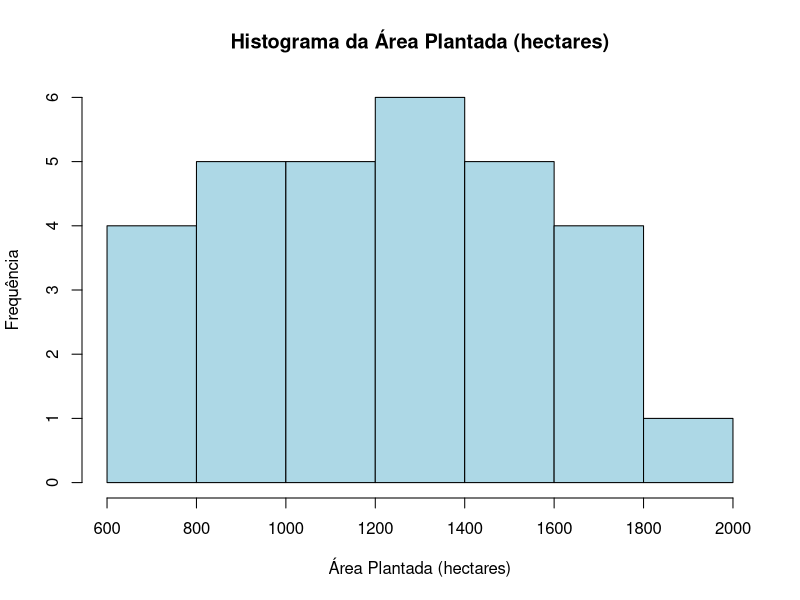
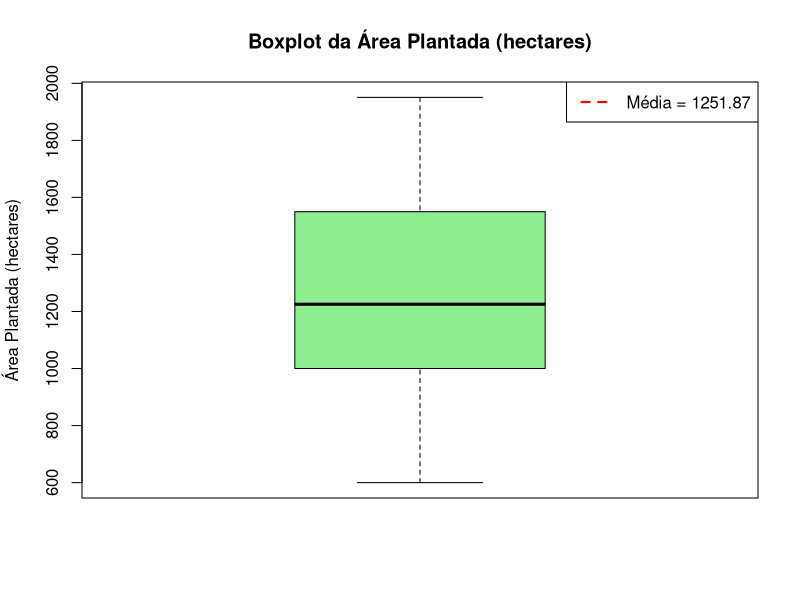

Write the R code that produced these figures, in order.

# FatimaCandal_RM563003_fase2_cap7

#instalacao de pacote 
#install.packages("readxl") 


#comando setwd, determina um diretorio de trabalho.
setwd("C:/FIAP") 

# Carregar os dados (caminho do arquivo Excel)
library(readxl)
dados <- read_excel("agro.xlsx")

# Escolher a variável quantitativa contínua: Área Plantada (hectares)
area_plantada <- dados$`Área Plantada (hectares)`

# Medidas de Tendência Central
media_area <- mean(area_plantada)
mediana_area <- median(area_plantada)
moda_area <- names(sort(table(area_plantada), decreasing = TRUE)[1]) # Aproximação da moda para contínuas

cat("Medidas de Tendência Central para Área Plantada (hectares):\n")
cat("Média:", media_area, "\n")
cat("Mediana:", mediana_area, "\n")
cat("Moda (aproximada):", moda_area, "\n\n")

# Medidas de Dispersão
desvio_padrao_area <- sd(area_plantada)
variancia_area <- var(area_plantada)
amplitude_area <- max(area_plantada) - min(area_plantada)
iqr_area <- IQR(area_plantada)

cat("Medidas de Dispersão para Área Plantada (hectares):\n")
cat("Desvio Padrão:", desvio_padrao_area, "\n")
cat("Variância:", variancia_area, "\n")
cat("Amplitude:", amplitude_area, "\n")
cat("Intervalo Interquartil (IQR):", iqr_area, "\n\n")

# Medidas Separatrizes
quartis_area <- quantile(area_plantada, probs = c(0.25, 0.5, 0.75))
percentis_area <- quantile(area_plantada, probs = c(0.10, 0.50, 0.90))

cat("Medidas Separatrizes para Área Plantada (hectares):\n")
cat("Quartis:\n")
print(quartis_area)
cat("\nPercentis (10%, 50%, 90%):\n")
print(percentis_area)
cat("\n")

# Análise Gráfica
hist(area_plantada, main = "Histograma da Área Plantada (hectares)",
     xlab = "Área Plantada (hectares)", ylab = "Frequência", col = "lightblue")

boxplot(area_plantada, main = "Boxplot da Área Plantada (hectares)",
        ylab = "Área Plantada (hectares)", col = "lightgreen")

# Adicionar uma linha para a média no histograma
abline(v = media_area, col = "red", lty = "dashed", lwd = 2)
legend("topright", legend = paste("Média =", round(media_area, 2)),
       col = "red", lty = "dashed", lwd = 2)
